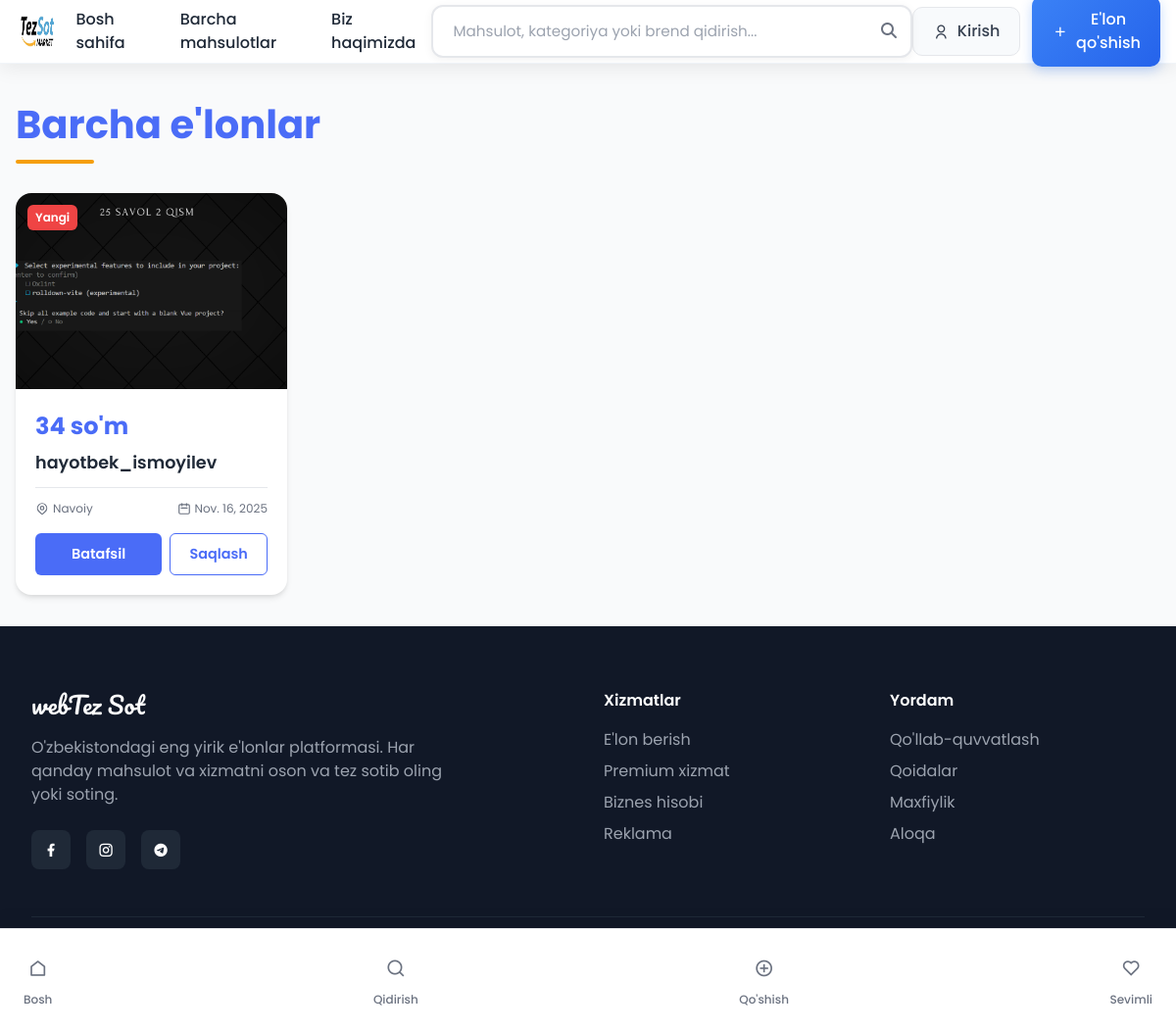
/mahsulotlar/, run on the app's committed database.
### fronend/models.py (models this page shows, shortened)
class Mahsulot(models.Model):
    CATEGORY_CHOICES = [
        ('elektronika', 'Elektronika'),
        ('uy_jihozlari', 'Uy jihozlari'),
        ('kiyim', 'Kiyim-kechak'),
        ('avto', 'Avto ehtiyot qismlar'),
        ('boshqa', 'Boshqa'),
    ]
    VILOYAT_CHOICES = [
        ('toshkent', 'Toshkent'),
        ('samarqand', 'Samarqand'),
        ('fargona', 'Farg‘ona'),
        ('andijon', 'Andijon'),
        ('namangan', 'Namangan'),
        ('buxoro', 'Buxoro'),
        ('navoiy', 'Navoiy'),
        ('xorazm', 'Xorazm'),
        ('qashqadaryo', 'Qashqadaryo'),
        ('surxondaryo', 'Surxondaryo'),
        ('jizzax', 'Jizzax'),
        ('sirdaryo', 'Sirdaryo'),
        ('qoraqalpogiston', 'Qoraqalpog‘iston'),
    ]
    user = models.ForeignKey(User, on_delete=models.CASCADE, verbose_name="Foydalanuvchi")
    category = models.CharField(max_length=100, choices=CATEGORY_CHOICES, verbose_name="Kategoriya")
    mahsulotturi = models.CharField(max_length=100, verbose_name="Mahsulot turi")
    name = models.CharField(max_length=100, verbose_name="Mahsulot nomi")
    viloyat = models.CharField(max_length=100, choices=VILOYAT_CHOICES, verbose_name="Viloyat")
    tuman = models.CharField(max_length=100, verbose_name="Tuman/Shahar", blank=True, null=True)
    manzil = models.TextField(verbose_name="Aniq manzil", blank=True, null=True)
    telefon = models.CharField(max_length=20, verbose_name="Telefon raqam", blank=True, null=True)
    telegram_username = models.CharField(max_length=100, verbose_name="Telegram username", blank=True, null=True)
    email = models.EmailField(verbose_name="Email", blank=True, null=True)
    tavsif = models.TextField(verbose_name="Batafsil tavsif", blank=True, null=True)
    sana = models.DateField(default=timezone.now, verbose_name="Sana")
    narx = models.CharField(max_length=20, verbose_name="Narx", default="0")
    asosiyimg = models.ImageField(upload_to='asosiyimg/', verbose_name="Asosiy rasm")
    birimg = models.ImageField(upload_to='birimg/', verbose_name="1-rasm", blank=True, null=True)
    ikkiimg = models.ImageField(upload_to='ikkiimg/', verbose_name="2-rasm", blank=True, null=True)
    uchuimg = models.ImageField(upload_to='uchuimg/', verbose_name="3-rasm", blank=True, null=True)
    toltirish = models.FileField(upload_to='toltirish/', verbose_name="Qo'shimcha fayl", blank=True, null=True)
    sotilgan = models.BooleanField(default=False, verbose_name="Sotildi")
    aktiv = models.BooleanField(default=True, verbose_name="Aktiv")
    korishlar_soni = models.PositiveIntegerField(default=0, verbose_name="Ko'rishlar soni")
    class Meta:
        verbose_name = "Mahsulot"
        verbose_name_plural = "Mahsulotlar"
        ordering = ['-sana']
    def narx_formatted(self):
        """Narxni formatlash"""
        try:
            if not self.narx:
                return "0 so'm"
            narx_str = str(self.narx).replace(',', '.').strip()
            if narx_str and narx_str != '.':
                narx_str = re.sub(r'[^\d.]', '', narx_str)
                if narx_str and narx_str != '.':
                    narx_float = float(narx_str)
                    if narx_float.is_integer():
                        return f"{int(narx_float):,} so'm".replace(',', ' ')
                    else:
                        return f"{narx_float:,.2f} so'm".replace(',', ' ').replace('.', ',')
            return "0 so'm"
        except (ValueError, TypeError, AttributeError):
            return "0 so'm"
    narx_formatted.short_description = 'Narx'
    def user_info(self):
        """Foydalanuvchi ma'lumotlari"""
        if self.user.first_name and self.user.last_name:
            return f"{self.user.first_name} {self.user.last_name}"
        return self.user.username
    user_info.short_description = 'Foydalanuvchi'
    def sotilgan_ha_yoq(self):
        """Sotilgan holatini ko'rsatish"""
        if self.sotilgan:
            return "✅ Sotilgan"
        return "🆕 Yangi"
    sotilgan_ha_yoq.short_description = 'Holati'

### fronend/views.py (the view)
# urls.py: path('mahsulotlar/', views.index, name='mahsulotlar'),
def index(request):
    try:
        mahsulotlar = Mahsulot.objects.filter(aktiv=True, sotilgan=False).order_by('-id')
        paginator = Paginator(mahsulotlar, 12)
        page_number = request.GET.get('page')
        page_obj = paginator.get_page(page_number)
        return render(request, 'index.html', {'mahsulotlar': page_obj, 'page_obj': page_obj})
    except Exception as e:
        print(f"DEBUG: Xatolik - {e}")
        return render(request, 'index.html', {'mahsulotlar': []})

### fronend/templates/index.html (shortened to what this page needs)
<!DOCTYPE html>
<html lang="uz">
    {% load static %}
<head>
    <script src="https://cdn.tailwindcss.com"></script>
</head>
<body class="bg-gray-50">
    {% include 'nav.html' %}
    <div class="wrapper">
        <h1 class="page-title">Barcha e'lonlar</h1>
        <div class="products-grid">
            {% for product in mahsulotlar %}
            <div class="product-card">
                <div class="product-image">
                    {% if product.asosiyimg %}
                        <img src="{{ product.asosiyimg.url }}" alt="{{ product.name }}" />
                    {% else %}
                        <div style="background: #f0f0f0; width: 100%; height: 100%; display: flex; align-items: center; justify-content: center; color: #999;">
                            Rasm mavjud emas
                        </div>
                    {% endif %}
                    <span class="product-badge">Yangi</span>
                </div>
                <div class="product-content">
                    <div class="product-price">{{ product.narx }} so'm</div>
                    <h3 class="product-name">{{ product.name }}</h3>
                    <div class="product-details">
                        <div class="product-location">
                            {{ product.viloyat|title }}
                        </div>
                        <div class="product-date">
                            <svg xmlns="http://www.w3.org/2000/svg" fill="none"
                                viewBox="0 0 24 24" stroke="currentColor">
                                <path stroke-linecap="round" stroke-linejoin="round"
                                    stroke-width="2"
                                    d="M8 7V3m8 4V3m-9 8h10M5 21h14a2 2 0 002-2V7a2 2 0 00-2-2H5a2 2 0 00-2 2v12a2 2 0 002 2z" />
                            </svg>
                            {{ product.sana }}
                        </div>
                    </div>
                    <div class="product-actions">
                        <button class="btn btn-primary">Batafsil</button>
                        <button class="btn btn-secondary">Saqlash</button>
                    </div>
                </div>
            </div>
            {% endfor %}
        </div>
    </div>
    {% include 'futter.html' %}
</body>
</html>

### fronend/templates/index.html (style rules this page uses)
:root { --primary-color: #4a6cf7; --secondary-color: #6b7280; --accent-color: #f59e0b; --text-dark: #1f2937; --text-light: #6b7280; --bg-light: #f9fafb; --border-radius: 12px; --shadow: 0 4px 6px -1px rgba(0, 0, 0, 0.1), 0 2px 4px -1px rgba(0, 0, 0, 0.06); --transition: all 0.3s ease; }
* { margin: 0; padding: 0; box-sizing: border-box; }
body { font-family: "Inter", "Segoe UI", sans-serif; background-color: var(--bg-light); color: var(--text-dark); line-height: 1.6; }
.wrapper { max-width: 1400px; margin: 0 auto; padding: 2rem 1rem; }
.page-title { text-align: left; margin-bottom: 2.5rem; font-size: 2.5rem; font-weight: 700; color: var(--primary-color); position: relative; }
.page-title::after { content: ""; position: absolute; bottom: -10px; left: 0; width: 80px; height: 4px; background: var(--accent-color); border-radius: 2px; }
.products-grid { display: grid; grid-template-columns: repeat(2, 1fr); gap: 15px; }
.product-card { background: white; border-radius: var(--border-radius); overflow: hidden; box-shadow: var(--shadow); transition: var(--transition); position: relative; cursor: pointer; }
.product-image { width: 100%; height: 180px; overflow: hidden; position: relative; }
.product-image img { width: 100%; height: 100%; object-fit: cover; transition: var(--transition); }
.product-badge { position: absolute; top: 10px; left: 10px; background: var(--accent-color); color: white; padding: 3px 8px; border-radius: 15px; font-size: 0.7rem; font-weight: 600; }
.product-content { padding: 1rem; }
.product-price { font-size: 1.3rem; font-weight: 700; color: var(--primary-color); margin-bottom: 0.5rem; }
.product-name { font-size: 1rem; font-weight: 600; margin-bottom: 0.5rem; line-height: 1.3; color: var(--text-dark); }
.product-details { display: flex; justify-content: space-between; align-items: center; margin-top: 0.8rem; padding-top: 0.8rem; border-top: 1px solid #e5e7eb; }
.product-location, .product-date { display: flex; align-items: center; font-size: 0.75rem; color: var(--text-light); }
.product-location svg, .product-date svg { margin-right: 4px; width: 14px; height: 14px; }
.product-actions { display: flex; justify-content: space-between; margin-top: 1rem; }
.btn { padding: 0.5rem 0.8rem; border-radius: 6px; font-weight: 600; cursor: pointer; transition: var(--transition); border: none; font-size: 0.8rem; }
.btn-primary { background: var(--primary-color); color: white; flex: 1; margin-right: 0.5rem; }
.btn-secondary { background: transparent; color: var(--primary-color); border: 1px solid var(--primary-color); }
@media (min-width: 768px) { .products-grid { grid-template-columns: repeat(3, 1fr); gap: 20px; } }
@media (min-width: 768px) { .product-image { height: 200px; } }
@media (min-width: 768px) { .product-content { padding: 1.25rem; } }
@media (min-width: 768px) { .product-price { font-size: 1.5rem; } }
@media (min-width: 768px) { .product-name { font-size: 1.1rem; } }
@media (min-width: 768px) { .btn { padding: 0.6rem 1.2rem; font-size: 0.9rem; } }
@media (min-width: 1024px) { .products-grid { grid-template-columns: repeat(4, 1fr); } }
@media (min-width: 1024px) { .product-image { height: 220px; } }

### fronend/templates/nav.html (style rules this page uses)
.product-card { border-radius: 16px; overflow: hidden; transition: all 0.3s ease; background: white; position: relative; }
.product-image { height: 200px; overflow: hidden; position: relative; }
.product-image img { width: 100%; height: 100%; object-fit: cover; transition: transform 0.5s ease; }
.product-badge { position: absolute; top: 12px; left: 12px; background: #ef4444; color: white; padding: 0.25rem 0.5rem; border-radius: 6px; font-size: 0.75rem; font-weight: 600; }

### fronend/templates/futter.html (style rules this page uses)
* { margin: 0; padding: 0; box-sizing: border-box; font-family: 'Poppins', sans-serif; }

### data on the page
Mahsulot: asosiyimg (picture), narx "34", name "hayotbek_ismoyilev", viloyat "Navoiy", sana "Nov. 16, 2025"
